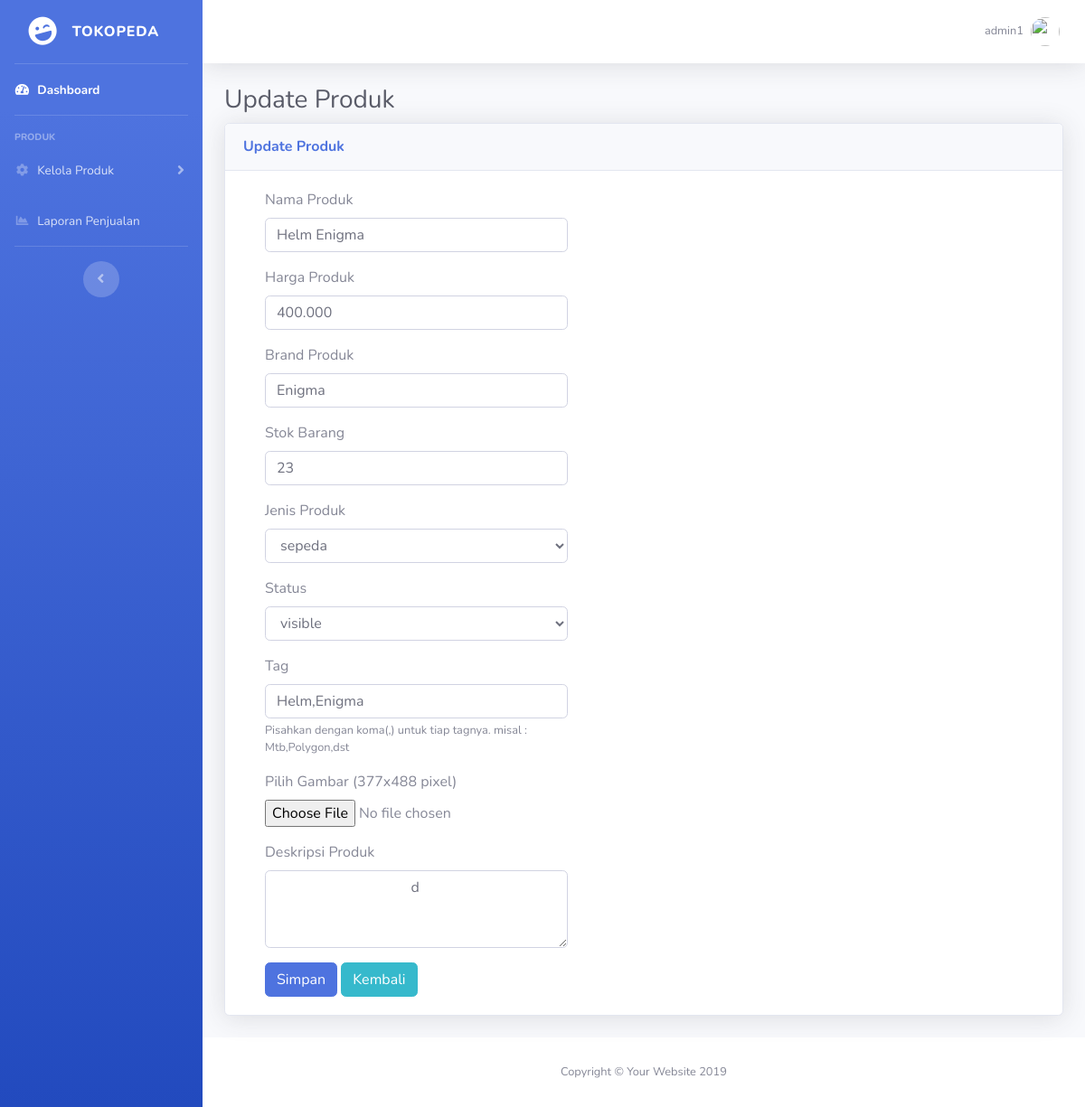
Page /public/AdminPage/formUpdate/13 (signed in) on the earlier database version.
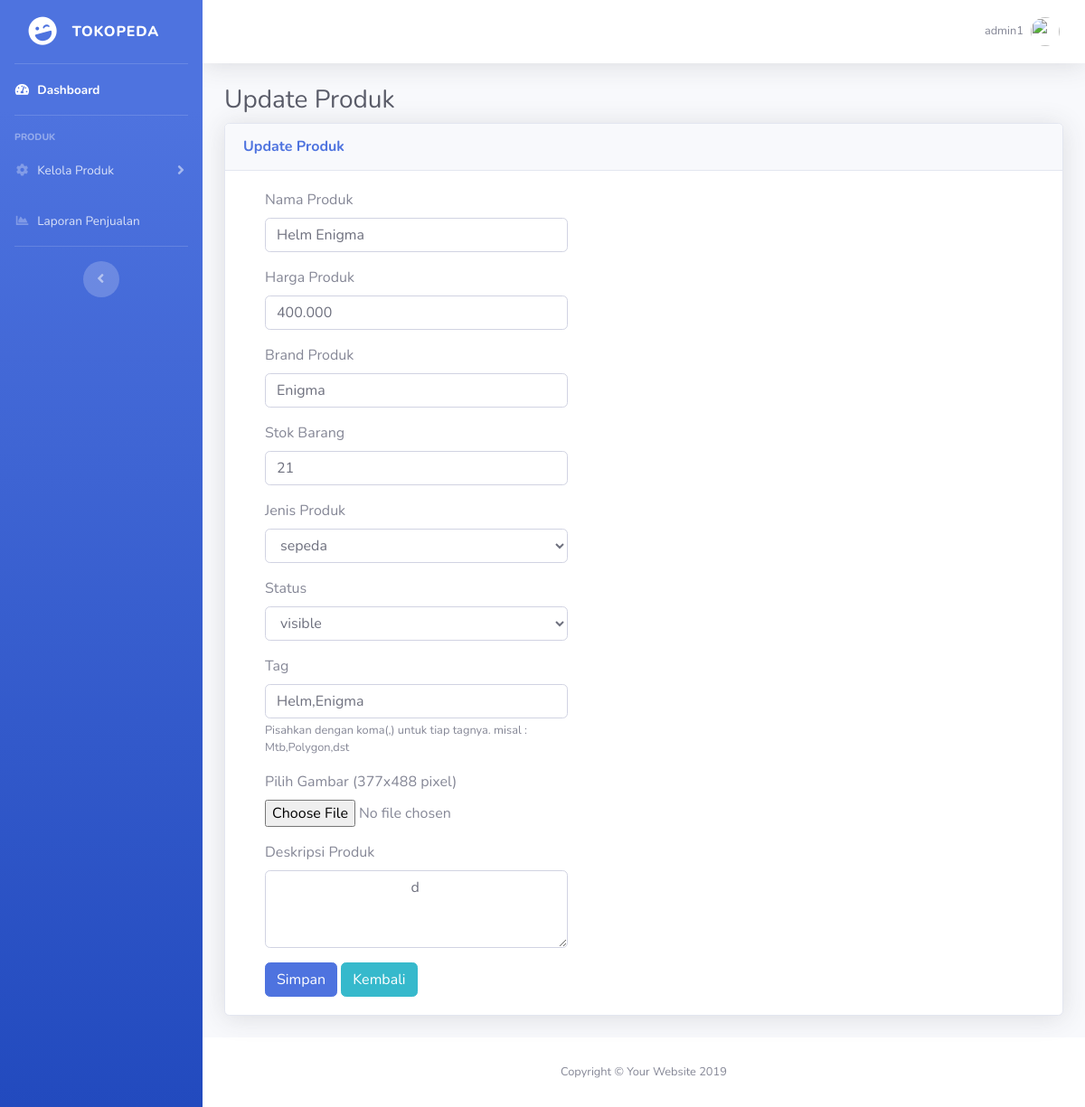
Same page on the later database version.
### tables this page shows
CREATE TABLE `product` (
  `product_id` int(11) NOT NULL,
  `product_name` varchar(255) NOT NULL,
  `product_price` varchar(255) NOT NULL,
  `stock` int(11) NOT NULL,
  `kind` varchar(255) NOT NULL,
  `status` enum('hidden','visible','','') NOT NULL,
  `weight` float NOT NULL,
  `product_brand` varchar(255) NOT NULL,
  `date_created` datetime NOT NULL DEFAULT CURRENT_TIMESTAMP,
  `updated_at` datetime NOT NULL DEFAULT CURRENT_TIMESTAMP,
  `description` varchar(255) NOT NULL,
  `tags` varchar(255) NOT NULL,
  `product_image` varchar(255) NOT NULL
);

### app/core/Controller.php (called while the page is built, shortened)
<?php
class Controller{
    public function view($view,$data=[]){
        require_once "../app/views/".$view.".php";
    }
    public function model($model){
        return new $model;
    }
}

### app/controllers/AdminPage.php (called while the page is built, shortened)
<?php
class AdminPage extends Controller{
    public function formUpdate($id){
        $data["product"] = $this->model("Produk_model")->getProductById($id);
        $this->view("admin-page/form-update",$data);
    }
}

### app/core/App.php (called while the page is built, shortened)
<?php
class App{
    protected $method = "index";
    protected $params = [];
    public function __construct(){
        $url = $this->parseURL();
        if(file_exists("../app/controllers/".$url[0].".php")){
            unset($url[0]);
        }
        $this->controller = new $this->controller;
        if(isset($url[1]) ){
            if(method_exists($this->controller,$url[1])){
                $this->method = $url[1];
                unset($url[1]);
            }
        }
        if(!empty($url)){
            $this->params = array_values($url);
        }
        call_user_func_array([$this->controller,$this->method],$this->params);
    }
    public function parseURL(){
        if(isset($_GET["url"])){
            $url = rtrim($_GET['url'],"/");
            $url = filter_var($url,FILTER_SANITIZE_URL);
            $url = explode("/",$url);
            return $url;
        }
    }
}

### public/index.php (called while the page is built, shortened)
<?php
$app = new App;

### app/core/Database.php (called while the page is built, shortened)
<?php
class Database{
    private $host = DB_HOST;
    private $username = DB_USERNAME;
    private $password = DB_PASSWORD;
    private $db_name = DB_NAME;
    private $dbh;
    private $stmt;
    public function __construct(){
        $dsn = "mysql:host=".$this->host.";dbname=".$this->db_name;
        $option = [
            PDO::ATTR_PERSISTENT => true,
            PDO::ATTR_ERRMODE => PDO::ERRMODE_EXCEPTION
        ];
        try{
            $this->dbh = new PDO($dsn,$this->username,$this->password,$option);
        } catch(PDOException $e) {
            die($e->getmessage());
        }
    }
    public function query($query){
        $this->stmt = $this->dbh->prepare($query);
    }
    public function bind($param,$value,$type=null){
        if(is_null($type)){
            switch(true){
                default:
                    $type = PDO::PARAM_STR;
            }
        }
        $this->stmt->bindValue($param,$value,$type);
    }
    public function execute(){
        $this->stmt->execute();
    }
    public function single(){
        $this->execute();
        return $this->stmt->fetch(PDO::FETCH_ASSOC);
    }
}

### app/models/Produk_model.php (called while the page is built, shortened)
<?php
class Produk_model{
    private $table = "product";
    private $db;
    public function __construct(){
        $this->db = new Database;
    }
    public function getProductById($id){
        $this->db->query("SELECT * FROM ".$this->table." WHERE product_id=:id");
        $this->db->bind("id",$id);
        return $this->db->single();
    }
}

### app/views/admin-page/form-update.php (the view, shortened to what the changed rows need)
<div class="container-fluid">
   <h1 class="h3 mb-2 text-gray-800">Update Produk</h1>
   <div class="card shadow mb-4">
       <div class="card-body">
           <div class="container">
               <div class="row">
                   <div class="col-md-5">
                       <form action="<?= BASE_URL ?>/AdminPage/ubah" method="POST">
                           <div class="form-group">
                               <label for="nama-produk">Nama Produk</label>
                               <input type="text" class="form-control" id="nama-produk" name="nama-produk" value="<?=$data["product"]["product_name"]?>" required>
                           </div>
                           <div class="form-group">
                               <label for="harga-produk">Harga Produk</label>
                               <input type="text" class="form-control" id="harga-produk" name="harga-produk" value="<?=$data["product"]["product_price"]?>" required>
                           </div>
                           <div class="form-group">
                               <label for="brand-produk">Brand Produk</label>
                               <input type="text" class="form-control" id="brand-produk" name="brand-produk" value="<?=$data["product"]["product_brand"]?>" required>
                           </div>
                           <div class="form-group">
                               <label for="stock">Stok Barang</label>
                               <input type="text" class="form-control" id="stock" name="stock" value="<?=$data["product"]["stock"]?>" required>
                           </div>
                           <div class="form-group">
                               <label for="tag">Tag</label>
                               <input type="text" class="form-control" id="tag" name="tag" value="<?=$data["product"]["tags"]?>" required>
                               <small id="emailHelp" class="form-text text-muted">Pisahkan dengan koma(,) untuk tiap tagnya. misal : Mtb,Polygon,dst</small>
                           </div>
                           <div class="form-group">
                               <label for="deskripsi">Deskripsi Produk</label>
                               <textarea class="form-control" id="deskripsi" name="deskripsi" rows="3" style="text-align:left"><?=$data["product"]["description"]?></textarea>
                           </div>
                       </form>
                   </div>
               </div>
           </div>
       </div>
   </div>
</div>

Differences in the rows shown:
changed product "Helm Enigma": stock "23" → "21"
